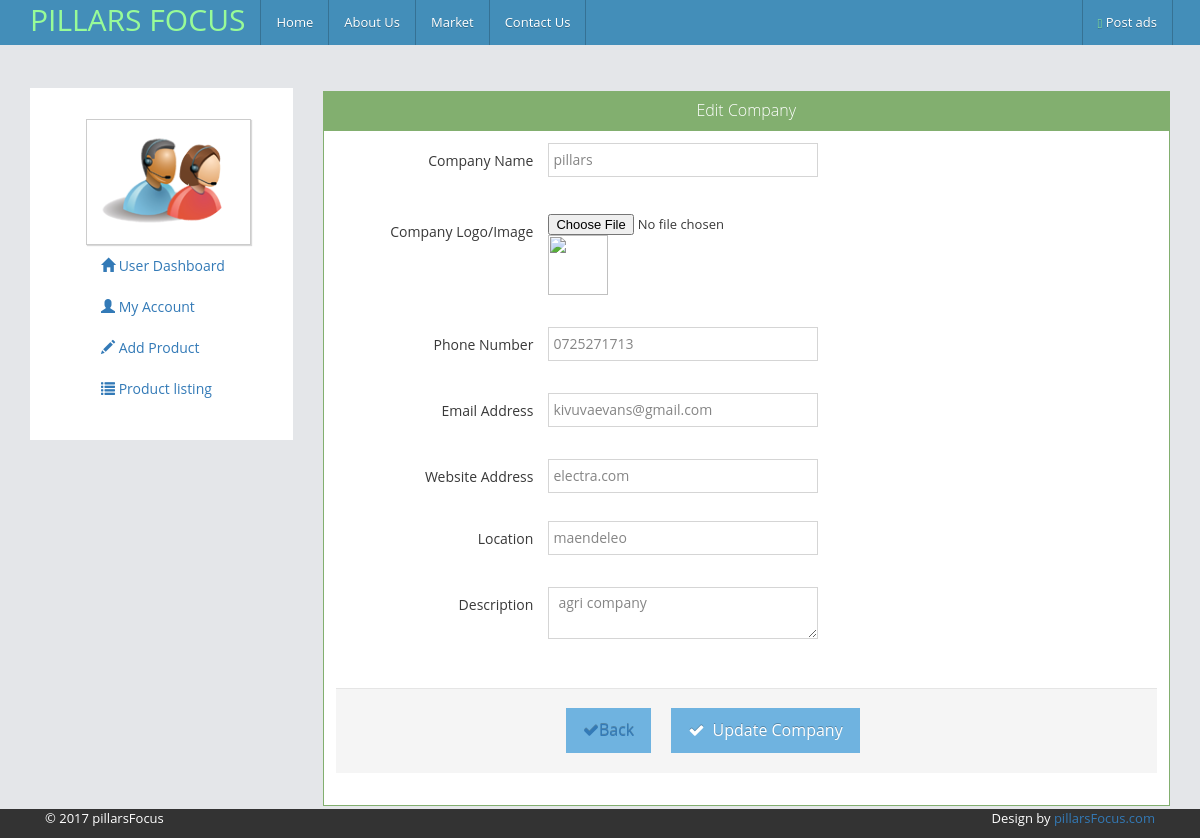
/dashboard.php?edit_company=58, run on the app's committed database.
### tables this page shows
CREATE TABLE `company` (
  `company_id` int(11) NOT NULL,
  `company_name` varchar(100) NOT NULL,
  `company_image` text,
  `company_location` varchar(100) NOT NULL,
  `phone_no` varchar(50) NOT NULL,
  `company_email` varchar(100) NOT NULL,
  `website_link` varchar(250) NOT NULL,
  `company_description` text NOT NULL,
  `reg_date` timestamp NOT NULL DEFAULT CURRENT_TIMESTAMP ON UPDATE CURRENT_TIMESTAMP,
  `user_email` varchar(100) NOT NULL
);

### edit_company.php (the view, shortened to what this page needs)
 <div class="col-lg-9">
            <div class="pricing-box">
										<div class="widget-box widget-color-green">
											<div class="widget-header">
												<h5 class="widget-title bigger lighter">Edit Company</h5>
											</div>
										  <div class="widget-body">
											<div class="widget-main">
                                             <?php
	if(isset($_GET['edit_company'])){
    $edit_company = $_GET['edit_company'];
	$get_company = "select * from company where company_id= '$edit_company'";
$run_company = mysqli_query($con, $get_company);
while ($row_company = mysqli_fetch_array($run_company)){
	$company_name= $row_company['company_name'];
	$c_image= $row_company['company_image'];
	$company_location= $row_company['company_location'];
	$phone_no=$row_company['phone_no'];
	$company_email=$row_company['company_email'];
	$website_link=$row_company['website_link'];
	$company_description= $row_company['company_description'];
}
	}
?>
<form class="form-horizontal" role="form" action="" method="post">
									<div class="form-group">
										<label class="col-sm-3 control-label no-padding-right" for="form-field-4" >Company Name</label>
										<div class="col-sm-9">
										  <input class="input-xlarge" type="text" id="form-field-4" placeholder="Name" value="<?php echo $company_name ?>" name="company_name"/>
											<div class="space-2"></div>
										</div>
									</div>
<div class="space-4"></div>
<div class="space-4"></div>
<div class="form-group">
										<label class="col-sm-3 control-label no-padding-right" for="form-field-4">Company Logo/Image</label>
										<div class="col-sm-9">
   <input class="input-xlarge" type="file" id="form-field-4" placeholder="Place/Building" name="file" />     <img src="company_images/<?php echo $c_image ?>" width="60" height="60"/>
											<div class="space-2"></div>
										</div>
				</div>
<div class="space-4"></div>
<div class="form-group">
										<label class="col-sm-3 control-label no-padding-right" for="form-field-4">Phone Number</label>
										<div class="col-sm-9">
											<input class="input-xlarge" type="text" id="form-field-4" placeholder="07252....." name="phone"  value="<?php echo $phone_no ?>" />
											<div class="space-2"></div>
										</div>
				</div>
<div class="space-4"></div>
<div class="form-group">
										<label class="col-sm-3 control-label no-padding-right" for="form-field-4">Email Address</label>
										<div class="col-sm-9">
											<input class="input-xlarge" type="text" id="form-field-4" placeholder="Email"  name="email" value="<?php echo $company_email?>" />
											<div class="space-2"></div>
										</div>
				</div>
<div class="space-4"></div>
<div class="form-group">
										<label class="col-sm-3 control-label no-padding-right" for="form-field-4">Website Address</label>
										<div class="col-sm-9">
											<input class="input-xlarge" type="text" id="form-field-4" placeholder="i.e pillarsfocus.com" name="webaddress"  value="<?php echo $website_link ?>"/>
											<div class="space-2"></div>
										</div>
				</div>
                <div class="form-group">
										<label class="col-sm-3 control-label no-padding-right" for="form-field-4">Location</label>
										<div class="col-sm-9">
											<input class="input-xlarge" type="text" id="form-field-4" placeholder="city/town" name="location" value="<?php echo $company_location ?>"  />
											<div class="space-2"></div>
										</div>
				</div>
<div class="space-4"></div>
<div class="form-group">
										<label class="col-sm-3 control-label no-padding-right" for="form-field-4">Description</label>
										<div class="col-sm-9">
										 <textarea class="form-control limited input-xlarge" id="form-field-9" maxlength="500" name="description"  placeholder="Description" ><?php echo $company_description?></textarea>
											<div class="space-2"></div>
										</div>
				</div>
<div class="space-4"></div>
<div class="clearfix form-actions">
										<div class="col-md-offset-3 col-md-9 ">
                                   <div class="btn btn-info" >    <a href='dashboard.php?company_listing'><i class="ace-icon fa fa-check "></i>Back </a></div>&nbsp;&nbsp;&nbsp;&nbsp;&nbsp;
											<button class="btn btn-info" type="submit" name="editcompany" >
												<i class="ace-icon fa fa-check "></i>
												Update Company
											</button>
										</div>
                                    </div>
								</form>
											 </div>
											</div>
										</div>
									</div>
                </div>

### data on the page
company: company_name "pillars", phone "0725271713", email "kivuvaevans@gmail.com", webaddress "electra.com", location "maendeleo", description "agri company"
